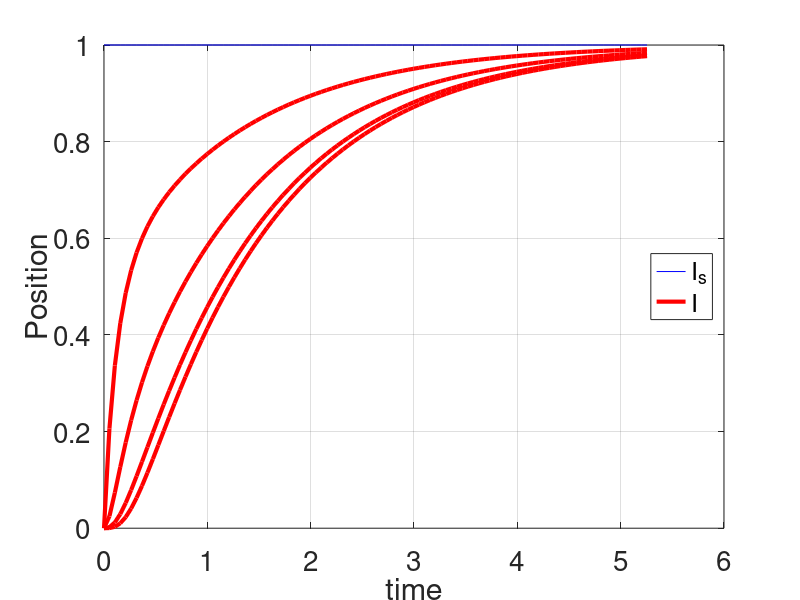

Write the MATLAB code that produced this figure. (Note: this script raises an error after producing the figure.)

% % For Cohesive Networks Class
clear all
% close all
nfig=0;
%%%%%%%%%%%%%%%%%%%%%%%%%%% 
gamma =10;  
N = 4; % number of agents
K = zeros(N,N); % pinned Laplacian
for jj=1:N
    if jj ==1
        K(jj,jj) = 2/2; K(jj,jj+1)=-1/2;
    elseif jj==N
        K(jj,jj) = 1; K(jj,jj-1)=-1;
    else
        K(jj,jj)=2/2; K(jj,jj-1)=-1/2; K(jj,jj+1)=-1/2
    end
end
Bhat = zeros(N,1); Bhat(1,1) =1/2; 
A = -K*gamma; B = Bhat*gamma;
C = zeros(1,N); C(1,N)=1; D=[]; 
% % define the directed network from first class 
% K = [1 0 0; -1 1 0; 0 -1 1];
% Bhat = [1;0;0];
% A = -K*gamma; B = Bhat*gamma;
% C = eye(3); D = [];
%return
I0 = 0:1:N-1; %X0 = X0*0.5;
Sys = ss(A,B,C,D); 
SysPoles = eig(A)
%return
%%%%%%%%%%%%%%%%%%%%%%%%%%%%%%%%%%%%%%%%%
tmax = 4/abs(max(SysPoles))
delt = tmax/100; 
t = 0:delt:tmax; 
 
Is = ones(size(t))';
 
[y,t,I]  = lsim(Sys,Is,t);
%told = t;
nfig=nfig+1; figure(nfig); clf
plot(t,Is,'b',t,I,'r','LineWidth',3);
xlabel('time'), ylabel('Position')
legend('I_s','I','location','east')
grid
set(gca,'FontSize',20)
pause(0.01)
%saveas(gcf,'../Images/L4_stepresponse_tracking','epsc')
%return
% Check stability of DSR 
% using Lambert W function
      eigK =     eig(K);       % eigenvalues of K
      beta = 0.9*2*max(1./eigK) % selection of beta
      T_s = max(t);             % settling time based on system without DSR
      alpha = 4/T_s             % keep the settling time the same
      tau = alpha/100           % delay used in simulations 
      % unstable case 
% check to see if the resulting system is stable -- use Lambert W function
% In the laplace domain
% dx/dt (t)  =  Lambda_i x(t) + Lamda_d,i x(t-tau)
% solutions are 
% s_i = Lambda_i + (1/tau)*W_khat([tau Lamda_d_i e^(-Lambda_i tau]) 
%
lambdaK_i = eigK;
Lambda_i = -alpha*beta*lambdaK_i + (( 1 -beta*lambdaK_i)/tau); 
Lamda_d_i = - (( 1 -beta*lambdaK_i)/tau); 
%
%return
N_lambert = 20; 
nfig=nfig+1;figure(nfig); clf;
for khat = -N_lambert:1:N_lambert
    s_i = Lambda_i + (1/tau)*lambertw(khat,tau*Lamda_d_i.*exp(-Lambda_i*tau))
    if max(real(s_i)) < 0  
        plot(real(s_i),imag(s_i),'go','LineWidth',3); hold on
        plot(real(s_i),-imag(s_i),'go','LineWidth',3); 
    else
        plot(real(s_i),imag(s_i),'ro','LineWidth',3); hold on
        plot(real(s_i),-imag(s_i),'ro','LineWidth',3);
    end
end
hold off; grid
xlabel('real'), ylabel('imaginary')
set(gca,'FontSize',20)
return
 
 